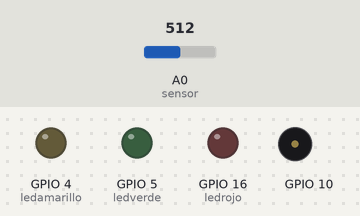
Simulated run of this sketch. Board: ESP8266 (NodeMCU). Shown: output pins drawn as LEDs (lit = HIGH), buzzer (waves = sounding). Dashed ring = blinking. The test bench sets the inputs (shaded band); at power-on: A0 (sensor) = 512. WiFi joins after 1.5 s; servers stay silent unless stated; uploads are accepted with an empty reply; what the sketch prints to the serial monitor is not drawn.

Above: at 2.7 s.
2.8 s: A0 (sensor) set to 53
9.0 s: A0 (sensor) set to 45
At 10.3 s:
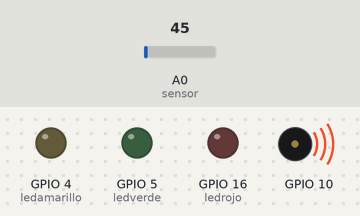
17.0 s: A0 (sensor) set to 25
At 17.9 s:
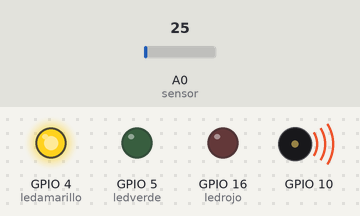
25.5 s: A0 (sensor) set to 60
At 28.7 s:
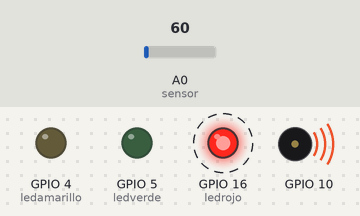
30.6 s: A0 (sensor) set to 40
At 35.4 s:
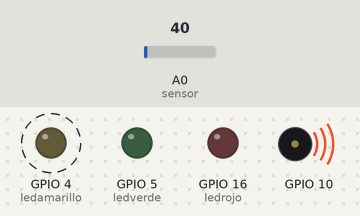
Timing chart, 0 to 36.7 s (numbered marks = the images above; inputs shaded):
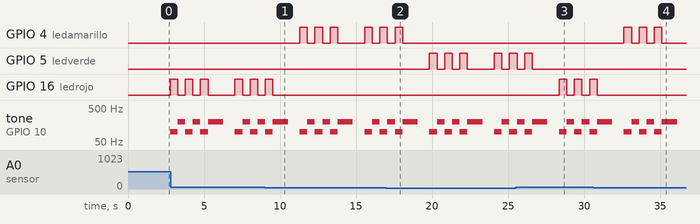

Measured:
- the behaviour switches between 50 and 49 on A0 (sensor) (found by bisection; images 0 and 1)
- after the input at 9.0 s, GPIO 4 (ledamarillo): LOW → HIGH after 2.3 s, → LOW 0.50 s later, → HIGH 0.50 s later, → LOW 0.50 s later, … (9 changes in this stretch); GPIO 16 (ledrojo): goes on until 9.5 s, then stays LOW
- after the input at 17.0 s, GPIO 4 (ledamarillo): goes on until 18.1 s, then stays LOW; GPIO 5 (ledverde): LOW → HIGH after 2.8 s, → LOW 0.50 s later, → HIGH 0.50 s later, → LOW 0.50 s later, … (9 changes in this stretch)
- after the input at 25.5 s, GPIO 5 (ledverde): goes on until 26.6 s, then stays LOW; GPIO 16 (ledrojo): alternates HIGH for 0.50 s and LOW for 0.50 s, starting after 2.9 s
- after the input at 30.6 s, GPIO 4 (ledamarillo): alternates HIGH for 0.50 s and LOW for 0.50 s, 6 changes in all, then stays LOW, starting after 2.0 s; GPIO 16 (ledrojo): goes on until 30.9 s, then stays LOW
- by itself, tone on GPIO 10: plays 200 Hz for 0.50 s, 100 Hz for 0.50 s, 200 Hz for 1.0 s, 100 Hz for 0.50 s, 200 Hz for 0.50 s, 100 Hz for 0.50 s … (12 notes in this stretch)

The sketch:

SensorMQ4.ino
```cpp
#include <ESP8266HTTPClient.h>
#include <ESP8266WiFi.h>
#include <WiFiClient.h>
#include <Wire.h>

int contconexion = 0;

const char *ssid = "LosPeces";
const char *password = "01011964";

unsigned long previousMillis = 0;

char host[48];
String strhost = "192.168.10.26";
String strurl = "/Page_IoT/php/envioDatosCocina.php";
String chipid = "";

int ledrojo= 16; //D0
int ledverde= 5; //D1
int ledamarillo= 4; //D2
int sensor = A0;
int sensorValue = 0;
int cont_Alarma = 0;

void setup() {

  pinMode(ledrojo, OUTPUT);
  pinMode(ledverde, OUTPUT);
  pinMode(ledamarillo, OUTPUT);

  // Inicia Serial
  Serial.begin(115200);
  Serial.print("chipId: ");
  chipid = String(ESP.getChipId());
  Serial.println(chipid);

  // Conexión WIFI
  WiFi.begin(ssid, password);
  while (WiFi.status() != WL_CONNECTED and contconexion <50) { //Cuenta hasta 50 si no se puede conectar lo cancela
    ++contconexion;
    delay(500);
    Serial.print(".");
  }
  if (contconexion <50) {
      //para usar con ip fija
      IPAddress ip(195,168,10,29);
      IPAddress gateway(192,168,10,1);
      IPAddress subnet(255,255,255,0);
      WiFi.config(ip, gateway, subnet);

      Serial.println("");
      Serial.println("WiFi conectado");
      Serial.println(WiFi.localIP());
  }
  else {
      Serial.println("");
      Serial.println("Error de conexion");
  }
}

//-------Función para Enviar Datos a la Base de Datos SQL--------

String enviardatos(String datos) {
  String linea = "error";
  WiFiClient client;
  strhost.toCharArray(host, 49);
  if (!client.connect(host, 80)) {
    Serial.println("Fallo de conexion");
    return linea;
  }

  client.print(String("POST ") + strurl + " HTTP/1.1" + "\r\n" +
               "Host: " + strhost + "\r\n" +
               "Accept: */*" + "*\r\n" +
               "Content-Length: " + datos.length() + "\r\n" +
               "Content-Type: application/x-www-form-urlencoded" + "\r\n" +
               "\r\n" + datos);
  //delay(10);

  Serial.print("Enviando datos a SQL...");

  unsigned long timeout = millis();

  while (client.available() == 0) {
    if (millis() - timeout > 3000) {
      Serial.println("Cliente fuera de tiempo!");
      client.stop();
      return linea;
    }
  }
  // Lee todas las lineas que recibe del servidor y las imprime por la terminal serial
  while(client.available()){
    linea = client.readStringUntil('\r');
  }
  Serial.println(linea);
  return linea;
}

void activarAlarma(int led, int lectura) {
  String nivel;
  if (sensorValue > 20 && sensorValue < 35){
    nivel = "Bajo";
  }
  else if (sensorValue >= 35 && sensorValue < 50){
    nivel = "Medio";
  }
  else if (sensorValue >= 50){
    nivel = "Alto";
  }
  enviardatos("chipid=" + chipid + "&NLS=" + nivel + "&LS=" + String(lectura));
  while (cont_Alarma <= 2) {
    digitalWrite(led,HIGH);
    tone(10,100,1000);
    delay (500);
    digitalWrite(led,LOW);
    tone(10,200,1000);
    cont_Alarma = cont_Alarma + 1;
    delay (500);
  }
  cont_Alarma = 0;
}

void loop() {
  sensorValue = analogRead(sensor);
  if(sensorValue > 20) {
    Serial.println(sensorValue);
  }
  digitalWrite(ledverde, LOW);
  digitalWrite(ledamarillo, LOW);
  digitalWrite(ledrojo, LOW);
  if (sensorValue > 20 && sensorValue < 35){
    activarAlarma(ledverde, sensorValue);
  }
  else if (sensorValue >= 35 && sensorValue < 50){
    activarAlarma(ledamarillo, sensorValue);
  }
  else if (sensorValue >= 50){
    activarAlarma(ledrojo, sensorValue);
  }
}
```
